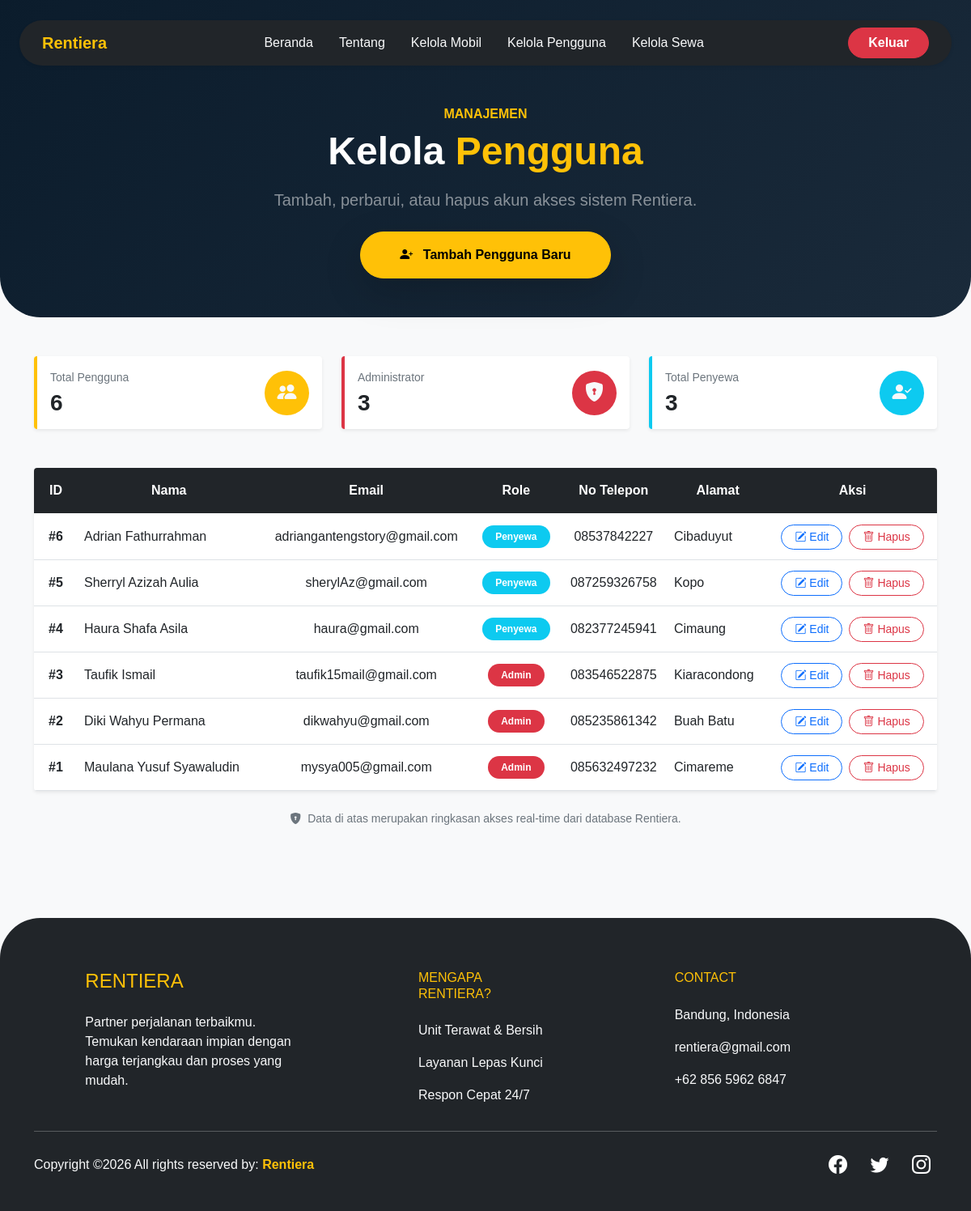
The page /admin/index.php?page=kelola_pengguna (signed in) on the database its author committed.
### tables this page shows
CREATE TABLE `tb_user` (
  `id_user` int(11) NOT NULL,
  `nama` varchar(255) NOT NULL,
  `email` varchar(255) NOT NULL,
  `password` varchar(255) NOT NULL,
  `role` enum('admin','penyewa') NOT NULL,
  `telp` varchar(15) NOT NULL,
  `alamat` text NOT NULL
);

### admin/kelola_pengguna.php (the view, shortened to what this page needs)
<?php
include '../config/koneksi.php';
?>
<div class="py-5"
    style="background: linear-gradient(135deg, #0b1c2c 0%, #1a2a3a 100%); margin-top: -100px; padding-top: 150px !important; border-radius: 0 0 50px 50px;">
    <div class="container text-white text-center">
        <h6 class="text-warning fw-bold text-uppercase letter-spacing-2 mb-2">Manajemen</h6>
        <h2 class="display-5 fw-bold mb-3">Kelola <span class="text-warning">Pengguna</span></h2>
        <p class="text-white-50 lead mb-4">Tambah, perbarui, atau hapus akun akses sistem Rentiera.</p>
        <button type="button" class="btn btn-warning rounded-pill px-5 py-3 fw-bold shadow-lg transform-hover"
            data-bs-toggle="modal" data-bs-target="#modalTambah">
            <i class="bi bi-person-plus-fill me-2"></i> Tambah Pengguna Baru
        </button>
    </div>
</div>
<section class="py-5 bg-light">
    <div class="container pb-5">
        <div class="row g-4">
            <div class="col-md-4" data-aos="fade-up">
                <div class="card border-0 shadow-sm rounded-4 p-3 bg-white border-start border-warning border-4">
                    <div class="d-flex align-items-center justify-content-between">
                        <div>
                            <small class="text-muted d-block mb-1">Total Pengguna</small>
                            <h3 class="fw-bold mb-0">
                                <?php echo mysqli_num_rows(mysqli_query($koneksi, "SELECT * FROM tb_user")); ?>
                            </h3>
                        </div>
                        <div class="bg-warning p-3 rounded-circle d-flex align-items-center justify-content-center flex-shrink-0"
                            style="width: 55px; height: 55px;">
                            <i class="bi bi-people-fill text-light fs-4"></i>
                        </div>
                    </div>
                </div>
            </div>
            <div class="col-md-4" data-aos="fade-up">
                <div class="card border-0 shadow-sm rounded-4 p-3 bg-white border-start border-danger border-4">
                    <div class="d-flex align-items-center justify-content-between">
                        <div>
                            <small class="text-muted d-block mb-1">Administrator</small>
                            <h3 class="fw-bold mb-0">
                                <?php echo mysqli_num_rows(mysqli_query($koneksi, "SELECT * FROM tb_user WHERE role='admin'")); ?>
                            </h3>
                        </div>
                        <div class="bg-danger p-3 rounded-circle d-flex align-items-center justify-content-center flex-shrink-0"
                            style="width: 55px; height: 55px;">
                            <i class="bi bi-shield-lock-fill text-light fs-4"></i>
                        </div>
                    </div>
                </div>
            </div>
            <div class="col-md-4" data-aos="fade-up">
                <div class="card border-0 shadow-sm rounded-4 p-3 bg-white border-start border-info border-4">
                    <div class="d-flex align-items-center justify-content-between">
                        <div>
                            <small class="text-muted d-block mb-1">Total Penyewa</small>
                            <h3 class="fw-bold mb-0">
                                <?php echo mysqli_num_rows(mysqli_query($koneksi, "SELECT * FROM tb_user WHERE role='penyewa'")); ?>
                            </h3>
                        </div>
                        <div class="bg-info p-3 rounded-circle d-flex align-items-center justify-content-center flex-shrink-0"
                            style="width: 55px; height: 55px;">
                            <i class="bi bi-person-check-fill text-light fs-4"></i>
                        </div>
                    </div>
                </div>
            </div>
        </div>
    </div>
    <div class="container">
        <div class="card border-0 shadow-sm rounded-4 overflow-hidden mt-n5" data-aos="fade-left">
            <div class="table-responsive">
                <table class="table table-hover align-middle mb-0">
                    <thead class="bg-dark text-white text-center">
                        <tr>
                            <th class="p-3">ID</th>
                            <th class="p-3">Nama</th>
                            <th class="p-3">Email</th>
                            <th class="p-3">Role</th>
                            <th class="p-3">No Telepon</th>
                            <th class="p-3">Alamat</th>
                            <th class="p-3">Aksi</th>
                        </tr>
                    </thead>
                    <tbody>
                        <?php
                        $query = mysqli_query($koneksi, "SELECT * FROM tb_user ORDER BY id_user DESC");
                        while ($row = mysqli_fetch_assoc($query)) {
                            $role_color = ($row['role'] == 'admin') ? 'bg-danger' : 'bg-info';
                        ?>
                        <tr class="text-center">
                            <td class="p-3 fw-bold">#<?php echo $row['id_user']; ?></td>
                            <td class="text-start"><?php echo $row['nama']; ?></td>
                            <td><?php echo $row['email']; ?></td>
                            <td>
                                <span class="badge <?php echo $role_color; ?> px-3 py-2 rounded-pill">
                                    <?php echo ucfirst($row['role']); ?>
                                </span>
                            </td>
                            <td><?php echo $row['telp'] ?? '-'; ?></td>
                            <td class="text-start"><?php echo $row['alamat'] ?? '-'; ?></td>
                            <td>
                                <div class="d-flex justify-content-center gap-2">
                                    <button class="btn btn-sm btn-outline-primary rounded-pill px-3"
                                        data-bs-toggle="modal"
                                        data-bs-target="#modalEdit<?php echo $row['id_user']; ?>">
                                        <i class="bi bi-pencil-square"></i> Edit
                                    </button>
                                    <a href="../config/aksi_pengguna.php?hapus=<?php echo $row['id_user']; ?>"
                                        class="btn btn-sm btn-outline-danger rounded-pill px-3"
                                        onclick="return confirm('Hapus pengguna ini?')">
                                        <i class="bi bi-trash"></i> Hapus
                                    </a>
                                </div>
                            </td>
                        </tr>
                        <?php } ?>
                    </tbody>
                </table>
            </div>
        </div>
        <div class="row mt-4" data-aos="fade-right">
            <div class="col-12 text-center">
                <p class="small text-secondary italic">
                    <i class="bi bi-shield-lock-fill me-1"></i> Data di atas merupakan ringkasan akses real-time dari
                    database Rentiera.
                </p>
            </div>
        </div>
    </div>
</section>

### assets/css/style.css (style rules this page uses)
html, body { max-width: 100%; overflow-x: hidden; position: relative; font-family: 'Poppins', sans-serif; background-color: #f8f9fa; }

### rows shown on the page
tb_user: id_user "6", nama "Adrian Fathurrahman", email "adriangantengstory@gmail.com", role "Penyewa", telp "08537842227", alamat "Cibaduyut"
tb_user: id_user "5", nama "Sherryl Azizah Aulia", email "sherylAz@gmail.com", role "Penyewa", telp "087259326758", alamat "Kopo"
tb_user: id_user "4", nama "Haura Shafa Asila", email "haura@gmail.com", role "Penyewa", telp "082377245941", alamat "Cimaung"
tb_user: id_user "3", nama "Taufik Ismail", email "taufik15mail@gmail.com", role "Admin", telp "083546522875", alamat "Kiaracondong"
tb_user: id_user "2", nama "Diki Wahyu Permana", email "dikwahyu@gmail.com", role "Admin", telp "085235861342", alamat "Buah Batu"
tb_user: id_user "1", nama "Maulana Yusuf Syawaludin", email "mysya005@gmail.com", role "Admin", telp "085632497232", alamat "Cimareme"

### other values the page prints
mysqli_num_rows(mysqli_query($koneksi, "SELECT * FROM tb_user")) "6"
